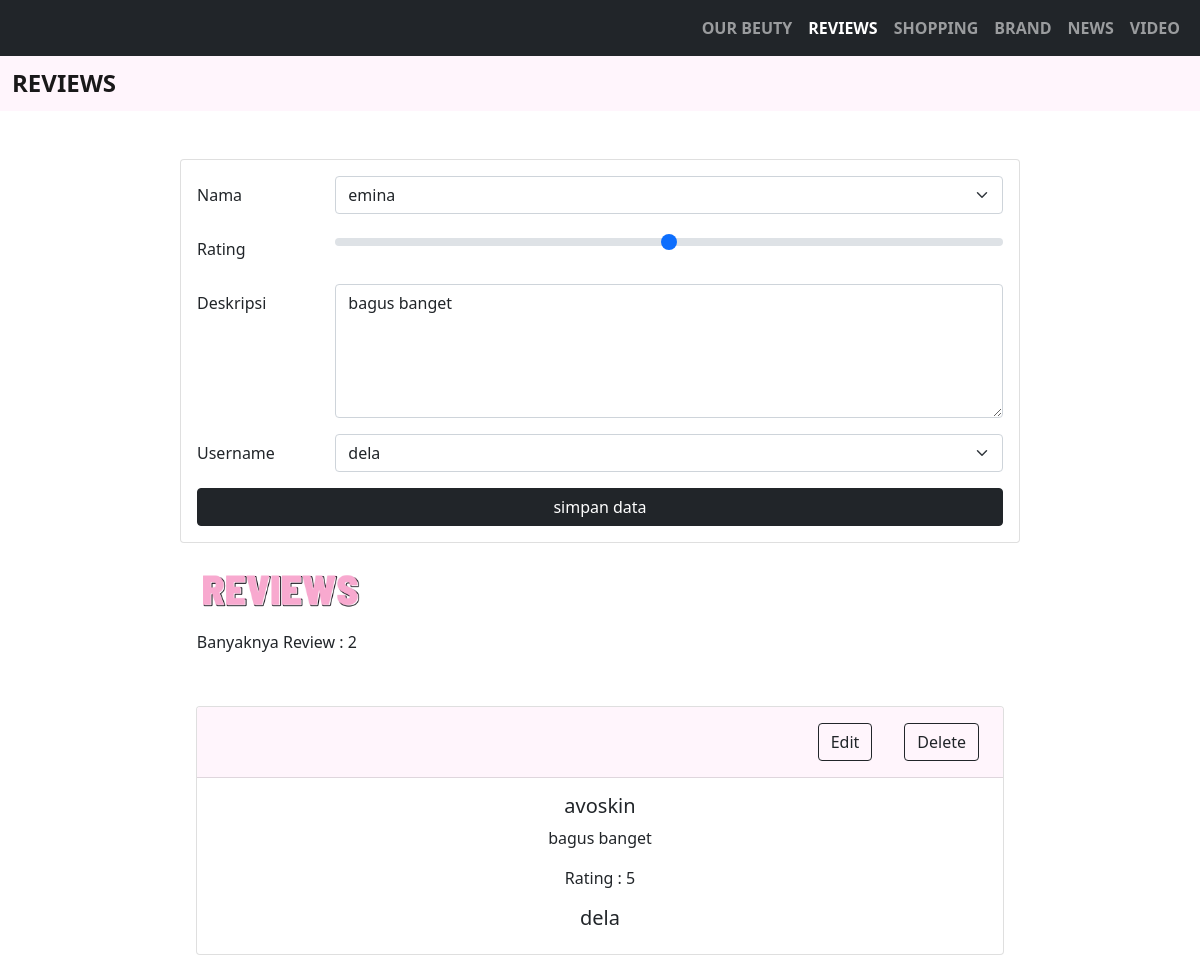
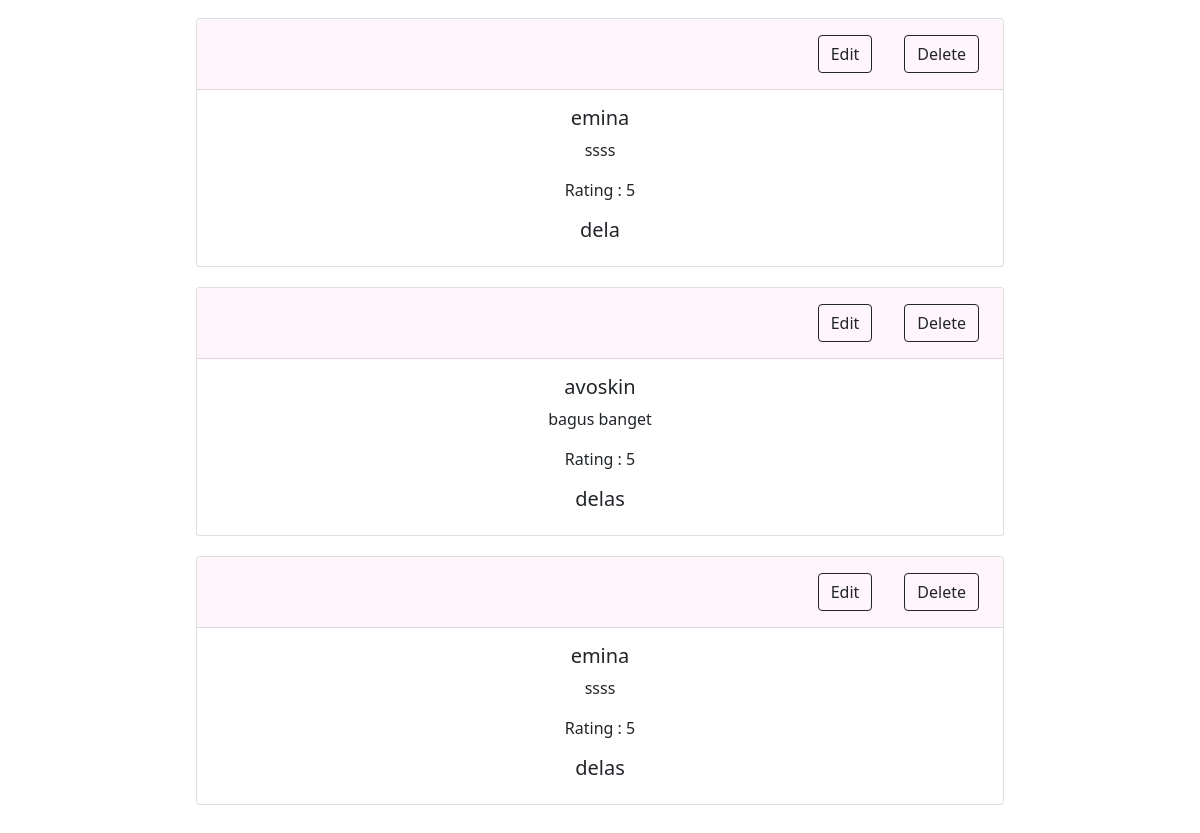
The page /review.php?op=edit&id_review=106 on the database its author committed (2 pictures, top to bottom).
### tables this page shows
CREATE TABLE `produk` (
  `id_produk` int(10) NOT NULL,
  `nama_produk` varchar(100) NOT NULL,
  `foto_produk` varchar(100) NOT NULL,
  `deskripsi` text NOT NULL
);

CREATE TABLE `review` (
  `id_review` int(10) NOT NULL,
  `id_produk` int(11) NOT NULL,
  `id_pembeli` int(11) NOT NULL,
  `rating` int(10) NOT NULL,
  `deskripsi` text NOT NULL
);

CREATE TABLE `pembeli` (
  `id_pembeli` int(11) NOT NULL,
  `username` varchar(100) NOT NULL,
  `password` text NOT NULL
);

### review.php (the view, shortened to what this page needs)
<?php
include 'database.php';
$rating         = "";
$deskripsi      = "";
if (isset($_GET['op'])) {
    $op = $_GET['op'];
} else {
    $op = "";
}
if ($op == 'edit') {
    $id_review      = $_GET['id_review'];
    $sql1           = "SELECT p.nama_produk, r.rating, r.deskripsi, m.username
                        FROM review r
                        INNER JOIN produk p
                        ON r.id_produk = p.id_produk
                        INNER JOIN pembeli m
                        ON r.id_pembeli = m.id_pembeli
                        WHERE r.id_review = '$id_review'";
    $q1             = mysqli_query($koneksi, $sql1);
    while ($r1       = mysqli_fetch_array($q1)) {
        $rating         = $r1['rating'];
        $deskripsi      = $r1['deskripsi'];
    }
}
?>
<!DOCTYPE html>
<html lang="en">
<head>
    <link href="https://cdn.jsdelivr.net/npm/bootstrap@5.0.2/dist/css/bootstrap.min.css" rel="stylesheet">
    <link rel="stylesheet" href="css/review.css">
</head>
<body>
    <nav class="navbar navbar-expand-lg navbar-dark bg-dark">
        <div class="container-fluid">
            <div class="collapse navbar-collapse" id="navbarNavDropdown" style="font-weight: bold; font-size: 16px;">
                <ul class="navbar-nav ms-auto mb-2 mb-lg-0">
                    <li class="nav-item">
                        <a class="nav-link" aria-current="page" href="home.php">OUR BEUTY</a>
                    </li>
                    <li class="nav-item">
                        <a class="nav-link active" href="#">REVIEWS</a>
                    </li>
                    <li class="nav-item">
                        <a class="nav-link" href="shopping.php">SHOPPING</a>
                    </li>
                    <li class="nav-item">
                        <a class="nav-link" href="penjual.php">BRAND</a>
                    </li>
                    <li class="nav-item">
                        <a class="nav-link" href="berita.php">NEWS</a>
                    </li>
                    <li class="nav-item">
                        <a class="nav-link" href="video.php">VIDEO</a>
                    </li>
                </ul>
            </div>
        </div>
    </nav>
    <nav class="navbar navbar-expand-lg navbar-light" style="background-color:rgb(255, 245, 252);">
        <div class="container-fluid">
            <span class="navbar-brand mb-0 h1" style="font-weight: bold; font-size: 24px;">REVIEWS</span>
        </div>
    </nav>
    <div class="mx-auto">
        <div class="card mt-5">
            <div class="card-body">
                <form action="" method="POST">
                    <div class="mb-3 row">
                        <label class="col-sm-2 col-form-label">Nama</label>
                        <div class="col-sm-10">
                            <select class="form-select" aria-label="Default select example" name="nama_produk">
                                <option <?php
                                        include 'database.php';
                                        $sql1 = "SELECT * FROM produk";
                                        $q1 = mysqli_query($koneksi, $sql1);
                                        while ($pilih = mysqli_fetch_array($q1)) {
                                            echo "<option value='" . $pilih['id_produk'] . "'>" . $pilih['nama_produk'] . "</option>";
                                        } ?>></option>
                            </select>
                        </div>
                    </div>
                    <div class="mb-3 row">
                        <label for="rating" class="col-sm-2 col-form-label">Rating</label>
                        <div class="col-sm-10">
                            <input type="range" class="form-range range-dark" id="rating" min="0" max="10" name="rating" value="<?php echo $rating ?>">
                        </div>
                    </div>
                    <div class="mb-3 row">
                        <label for="deskripsi" class="col-sm-2 col-form-label">Deskripsi</label>
                        <div class="col-sm-10">
                            <textarea type="text" class="form-control" id="deskripsi" name="deskripsi" rows="5"><?php echo $deskripsi ?></textarea>
                        </div>
                    </div>
                    <div class="mb-3 row">
                        <label class="col-sm-2 col-form-label">Username</label>
                        <div class="col-sm-10">
                            <select class="form-select" aria-label="Default select example" name="username">
                                <option <?php
                                        include 'database.php';
                                        $sql2 = "SELECT * FROM pembeli";
                                        $q2 = mysqli_query($koneksi, $sql2);
                                        while ($pilih = mysqli_fetch_array($q2)) {
                                            echo "<option value='" . $pilih['id_pembeli'] . "'>" . $pilih['username'] . "</option>";
                                        } ?>></option>
                            </select>
                        </div>
                    </div>
                    <div class="d-grid gap-2">
                        <input type="submit" name="simpan" value="simpan data" class="btn btn-dark">
                    </div>
                </form>
            </div>
        </div>
        <img class="#" src="assets/e.png" alt="#" style="height: 50px">
        <?php
        include 'database.php';
        $rating = mysqli_query($koneksi, "SELECT count(id_review) as banyak FROM review")->fetch_array();
        ?>
        <div class="count-box" style="margin: 2%">
            <span> Banyaknya Review : <?php echo $rating['banyak']; ?> </span>
        </div>
        <div class="card-body">
            <form action="" method="POST">
                <table class="table">
                    <tbody>
                        <?php
                        $sql2   = "SELECT r.id_review, p.nama_produk, r.rating, r.deskripsi, username
                                    FROM review r
                                    INNER JOIN produk p
                                    ON r.id_produk = p.id_produk
                                    INNER JOIN pembeli m
                                    ON r.id_pembeli = r.id_pembeli";
                        $q2     = mysqli_query($koneksi, $sql2);
                        while ($r2 = mysqli_fetch_array($q2)) {
                            $id_review      = $r2['id_review'];
                            $nama_produk    = $r2['nama_produk'];
                            $rating         = $r2['rating'];
                            $deskripsi      = $r2['deskripsi'];
                            $username       = $r2['username'];
                        ?>
                            <tr>
                                <div class="card text-center">
                                    <div class="card-header" style="background-color:rgb(255, 245, 252);">
                                        <div class="d-grid gap-2 d-md-flex justify-content-md-end">
                                            <ul class="nav nav-pills card-header-pills">
                                                <li class="nav-item">
                                                    <a class="nav-link" href="review.php?op=edit&id_review=<?php echo $id_review ?>"><button type="button" class="btn btn-outline-dark">Edit</button></a>
                                                </li>
                                                <li class="nav-item">
                                                    <a class="nav-link" href="review.php?op=delete&id_review=<?php echo $id_review ?>" onclick="return confirm('Hapus Data ?')"><button type="button" class="btn btn-outline-dark">Delete</button></a>
                                                </li>
                                            </ul>
                                        </div>
                                    </div>
                                    <div class="card-body">
                                        <h5 class="card-title"><?php echo $nama_produk ?></h5>
                                        <p class="card-text"><?php echo $deskripsi ?></p>
                                        <p class="card-text">Rating : <?php echo $rating ?></p>
                                        <h5 class="card-title"><?php echo $username ?></h5>
                                    </div>
                                </div>
                            </tr>
                        <?php
                        }
                        ?>
                    </tbody>
                </table>
            </form>
        </div>
    </div>
</body>
</html>

### css/review.css (style rules this page uses)
.mx-auto { width: 70%; }
.card { margin-top: 20px; margin-bottom: 20px; }

### rows shown on the page
produk: nama_produk "emina"
review: rating "5", deskripsi "bagus banget", id_produk.nama_produk "avoskin", id_pembeli.username "dela", pembeli.username "delas"
pembeli: username "dela"
review: id_produk.nama_produk "emina", deskripsi "ssss", rating "5", id_pembeli.username "dela", pembeli.username "delas"

### other values the page prints
$rating['banyak'] "2"
